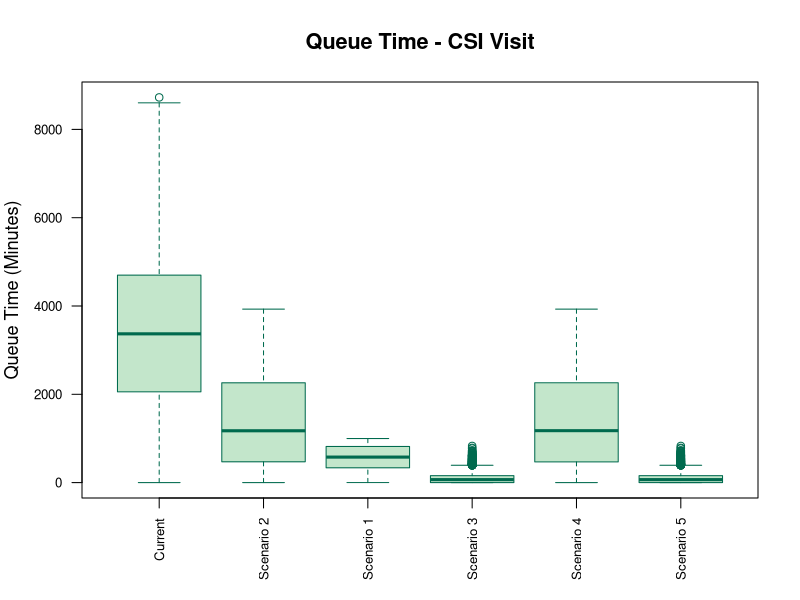
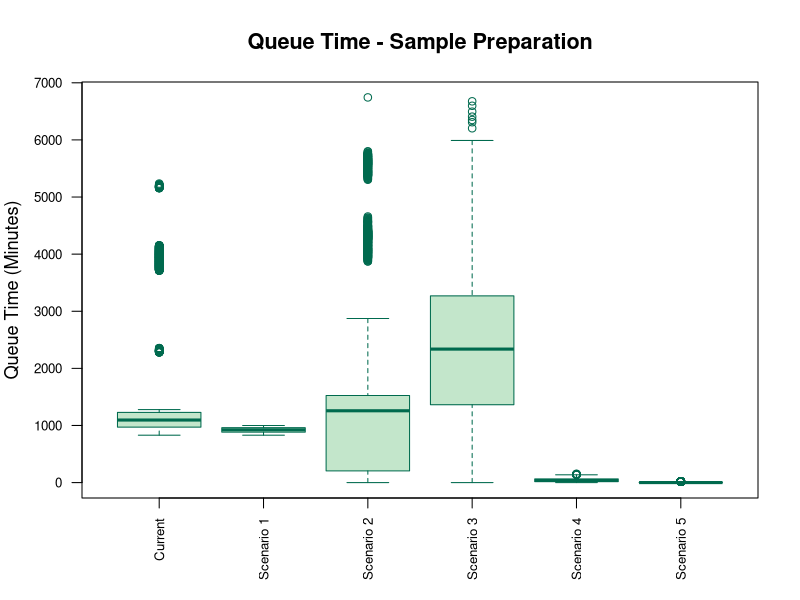
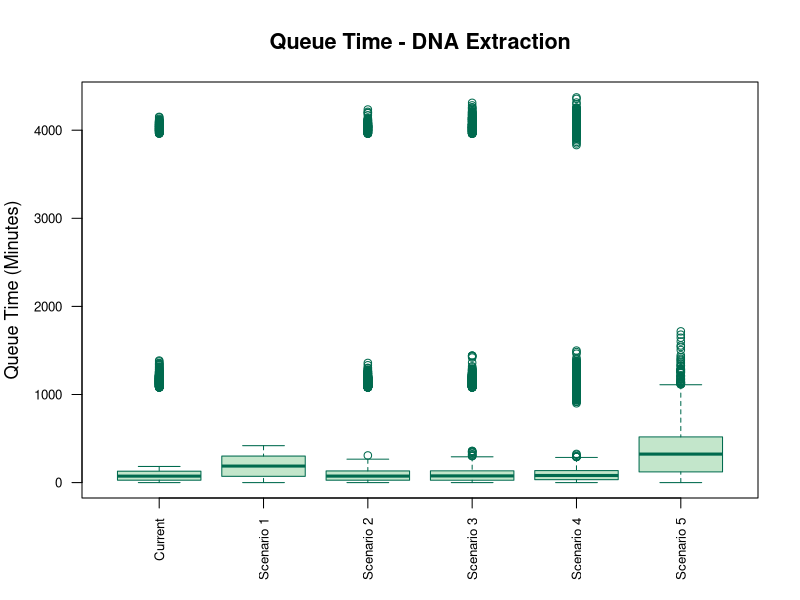
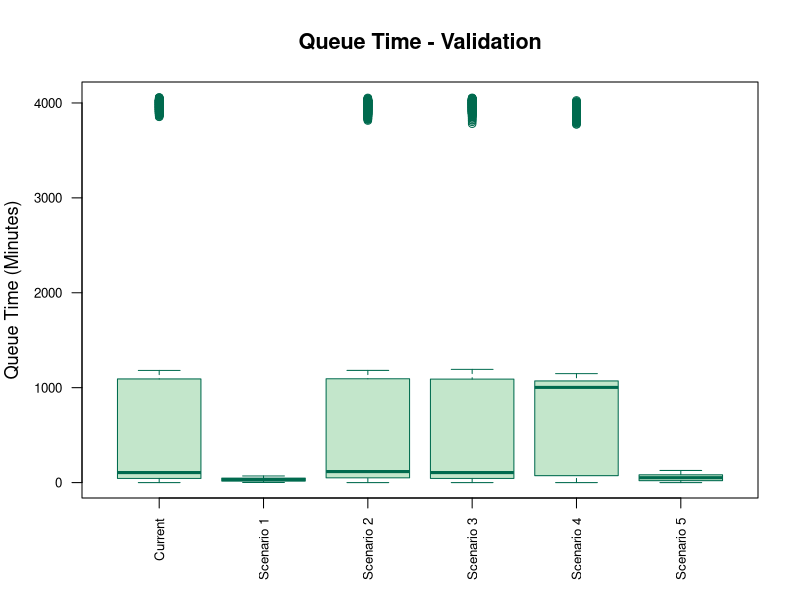

Here is the R script that generated these plots, in order:
library(ggplot2)
library(dplyr)
QCSI <- read.csv("QCSI.csv")
QSamPrep <- read.csv("QSamPrep.csv")
QExtraction <- read.csv("QExtraction.csv")
QValidation <- read.csv("QValidation.csv")

QCSI$Scenario <- as.factor(QCSI$Scenario)
QSamPrep$Scenario <- as.factor(QSamPrep$Scenario)
QExtraction$Scenario <- as.factor(QExtraction$Scenario)
QValidation$Scenario <- as.factor(QValidation$Scenario)

QCSI$`QueueTime` <- as.numeric(QCSI$`QueueTime`)
QSamPrep$`QueueTime` <- as.numeric(QSamPrep$`QueueTime`)
QExtraction$`QueueTime` <- as.numeric(QExtraction$`QueueTime`)
QValidation$`QueueTime` <- as.numeric(QValidation$`QueueTime`)

plot_queue_time <- function(df, title) {
  df$Scenario <- factor(df$Scenario, levels = unique(df$Scenario))
  queue_list <- split(df$QueueTime, df$Scenario)
  
  boxplot(queue_list,
          main = title,
          ylab = "Queue Time (Minutes)",
          col = "#C3E6CB",
          border = "#006A4E",
          outpch = 1,
          outcol = "#006A4E",
          las = 2,
          cex.axis = 0.8,
          cex.lab = 1.1,
          cex.main = 1.3)
}

plot_queue_time(QCSI, "Queue Time - CSI Visit")
plot_queue_time(QSamPrep, "Queue Time - Sample Preparation")
plot_queue_time(QExtraction, "Queue Time - DNA Extraction")
plot_queue_time(QValidation, "Queue Time - Validation")

